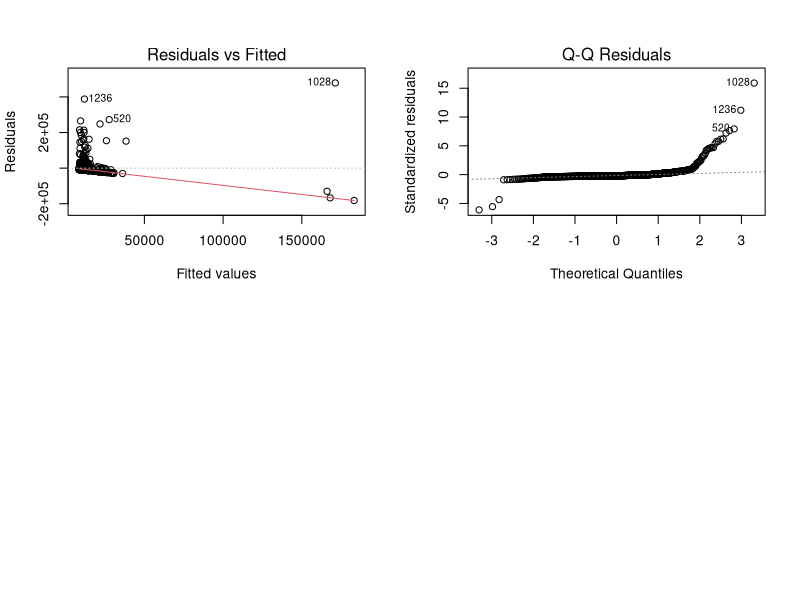

R code for this plot: (Note: this script raises an error after producing the figure.)
## ---- chunk 1
rm(list=ls())
library(arm)
library(ggplot2)
library(dplyr)
library(tidyr)
library(gridExtra)
library(car)
## ---- chunk 2
data<-read.csv("../data/W8QDEB2_cleaned.csv",header = TRUE, stringsAsFactors=TRUE)
head(data)
summary(data)
## ---- chunk 3
model.1 <- lm(W8QDEB2 ~ ., data = data)

# have a look at the model
summary(model.1)
## ---- chunk 4
model.2 <- lm(W8QDEB2 ~ W1GrssyrHH + IndSchool + W1depkids + W4RacismYP, data = data)

# have a look at the model
summary(model.2)
## ---- chunk 5
model.3 <- lm(W8QDEB2 ~ W1GrssyrHH + IndSchool + W4RacismYP, data = data)

# have a look at the model
summary(model.3)
## ---- chunk 6
model_inter <- lm(W8QDEB2 ~ W1GrssyrHH*IndSchool + W1GrssyrHH*W4RacismYP + IndSchool*W4RacismYP, data = data)

# have a look at the model
summary(model_inter)
## ---- chunk 7
model.4 <- lm(W8QDEB2 ~ W1GrssyrHH + IndSchool + IndSchool:W4RacismYP, data = data)

# have a look at the model
summary(model.4)
## ---- chunk 8
par(mfrow=c(2,2))
plot(model.4, which=c(1,2))
hist(rstandard(model), freq = FALSE ,
     main="Histogram of standardised residuals",
     cex.main=0.8, xlab="Standardised residuals")
## ---- chunk 9
show_outliers<-function(the.linear.model,topN){
  #length of data
  n=length(fitted(the.linear.model))
  #number of parameters estimated
  p=length(coef(the.linear.model))
  #standardised residuals over 3
  res.out<-which(abs(rstandard(the.linear.model))>3) #sometimes >2
  #topN values
  res.top<-head(rev(sort(abs(rstandard(the.linear.model)))),topN)
  #high leverage values
  lev.out<-which(lm.influence(the.linear.model)$hat>2*p/n)
  #topN values
  lev.top<-head(rev(sort(lm.influence(the.linear.model)$hat)),topN)
  #high diffits
  dffits.out<-which(dffits(the.linear.model)>2*sqrt(p/n))
  #topN values
  dffits.top<-head(rev(sort(dffits(the.linear.model))),topN)
  #Cook's over 1
  cooks.out<-which(cooks.distance(the.linear.model)>1)
  #topN cooks
  cooks.top<-head(rev(sort(cooks.distance(the.linear.model))),topN)
  #Create a list with the statistics -- cant do a data frame as different lengths 
  list.of.stats<-list(Std.res=res.out,Std.res.top=res.top, Leverage=lev.out, Leverage.top=lev.top, DFFITS=dffits.out, DFFITS.top=dffits.top, Cooks=cooks.out,Cooks.top=cooks.top)
  #return the statistics
  list.of.stats}
## ---- chunk 10
#Get outliers
outliers <- show_outliers(model.4, topN = 5) 

# Combine all outlier indices into a single vector
all_outliers <- unique(c(outliers$Std.res, outliers$Leverage, outliers$DFFITS, outliers$Cooks))

# Remove outliers from the dataset
cleaned_data <- data[-all_outliers, ]

# Refit the model without outliers
model.5 <- lm(W8QDEB2 ~ W1GrssyrHH + IndSchool + IndSchool:W4RacismYP, data = cleaned_data)

# have a look at the model
summary(model.5)
